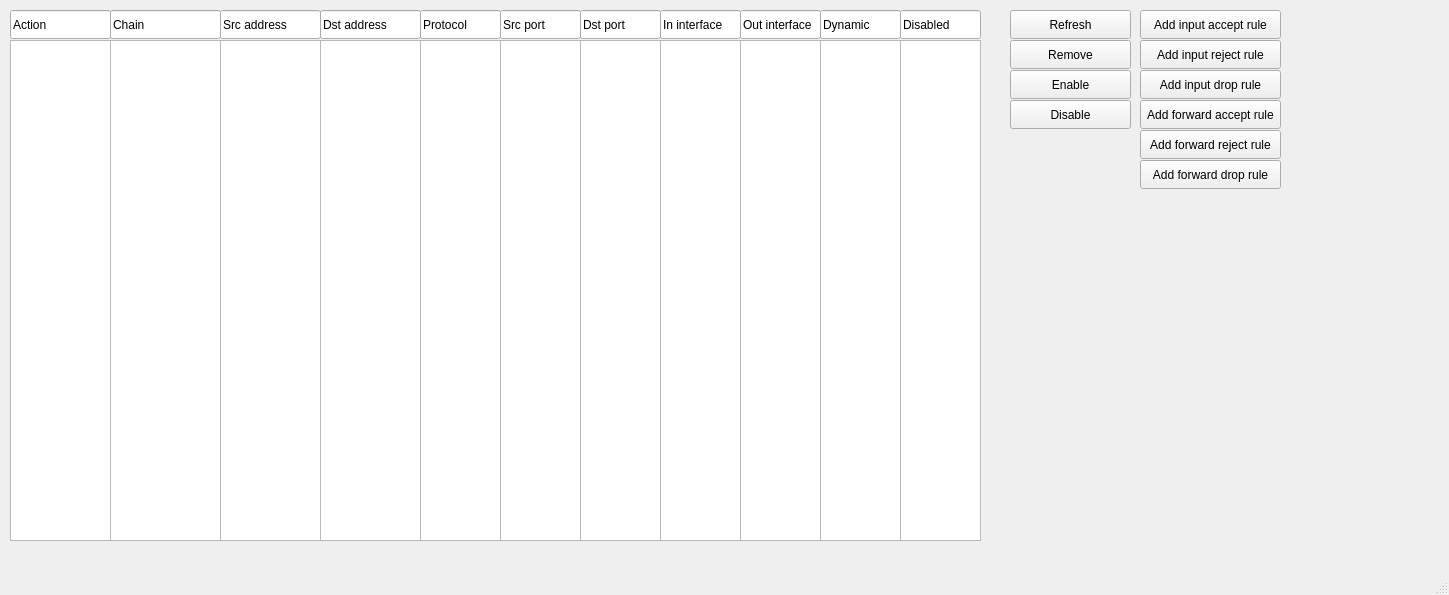
<?xml version="1.0" encoding="UTF-8"?>
<ui version="4.0">
 <class>MainWindow</class>
 <widget class="QMainWindow" name="MainWindow">
  <property name="geometry">
   <rect>
    <x>0</x>
    <y>0</y>
    <width>1449</width>
    <height>595</height>
   </rect>
  </property>
  <property name="windowTitle">
   <string>Filter rules</string>
  </property>
  <widget class="QWidget" name="centralwidget">
   <widget class="QLineEdit" name="version_7">
    <property name="geometry">
     <rect>
      <x>660</x>
      <y>10</y>
      <width>81</width>
      <height>29</height>
     </rect>
    </property>
    <property name="text">
     <string>In interface</string>
    </property>
   </widget>
   <widget class="QListWidget" name="srcaddrField">
    <property name="geometry">
     <rect>
      <x>220</x>
      <y>40</y>
      <width>101</width>
      <height>501</height>
     </rect>
    </property>
   </widget>
   <widget class="QPushButton" name="inputrejectButton">
    <property name="geometry">
     <rect>
      <x>1140</x>
      <y>40</y>
      <width>141</width>
      <height>29</height>
     </rect>
    </property>
    <property name="text">
     <string>Add input reject rule</string>
    </property>
   </widget>
   <widget class="QLineEdit" name="version_4">
    <property name="geometry">
     <rect>
      <x>420</x>
      <y>10</y>
      <width>81</width>
      <height>29</height>
     </rect>
    </property>
    <property name="text">
     <string>Protocol</string>
    </property>
   </widget>
   <widget class="QListWidget" name="outinterfaceField">
    <property name="geometry">
     <rect>
      <x>740</x>
      <y>40</y>
      <width>81</width>
      <height>501</height>
     </rect>
    </property>
   </widget>
   <widget class="QPushButton" name="removeButton">
    <property name="geometry">
     <rect>
      <x>1010</x>
      <y>40</y>
      <width>121</width>
      <height>29</height>
     </rect>
    </property>
    <property name="text">
     <string>Remove</string>
    </property>
   </widget>
   <widget class="QListWidget" name="dstaddrField">
    <property name="geometry">
     <rect>
      <x>320</x>
      <y>40</y>
      <width>101</width>
      <height>501</height>
     </rect>
    </property>
   </widget>
   <widget class="QLineEdit" name="version_9">
    <property name="geometry">
     <rect>
      <x>820</x>
      <y>10</y>
      <width>81</width>
      <height>29</height>
     </rect>
    </property>
    <property name="text">
     <string>Dynamic</string>
    </property>
   </widget>
   <widget class="QPushButton" name="inputdropButton">
    <property name="geometry">
     <rect>
      <x>1140</x>
      <y>70</y>
      <width>141</width>
      <height>29</height>
     </rect>
    </property>
    <property name="text">
     <string>Add input drop rule</string>
    </property>
   </widget>
   <widget class="QPushButton" name="fwrejectButton">
    <property name="geometry">
     <rect>
      <x>1140</x>
      <y>130</y>
      <width>141</width>
      <height>29</height>
     </rect>
    </property>
    <property name="text">
     <string>Add forward reject rule</string>
    </property>
   </widget>
   <widget class="QPushButton" name="disableButton">
    <property name="geometry">
     <rect>
      <x>1010</x>
      <y>100</y>
      <width>121</width>
      <height>29</height>
     </rect>
    </property>
    <property name="text">
     <string>Disable</string>
    </property>
   </widget>
   <widget class="QPushButton" name="enableButton">
    <property name="geometry">
     <rect>
      <x>1010</x>
      <y>70</y>
      <width>121</width>
      <height>29</height>
     </rect>
    </property>
    <property name="text">
     <string>Enable</string>
    </property>
   </widget>
   <widget class="QLineEdit" name="package_2">
    <property name="geometry">
     <rect>
      <x>10</x>
      <y>10</y>
      <width>101</width>
      <height>29</height>
     </rect>
    </property>
    <property name="text">
     <string>Action</string>
    </property>
   </widget>
   <widget class="QPushButton" name="fwacceptButton">
    <property name="geometry">
     <rect>
      <x>1140</x>
      <y>100</y>
      <width>141</width>
      <height>29</height>
     </rect>
    </property>
    <property name="text">
     <string>Add forward accept rule</string>
    </property>
   </widget>
   <widget class="QLineEdit" name="version">
    <property name="geometry">
     <rect>
      <x>110</x>
      <y>10</y>
      <width>111</width>
      <height>29</height>
     </rect>
    </property>
    <property name="text">
     <string>Chain</string>
    </property>
   </widget>
   <widget class="QLineEdit" name="version_2">
    <property name="geometry">
     <rect>
      <x>220</x>
      <y>10</y>
      <width>101</width>
      <height>29</height>
     </rect>
    </property>
    <property name="text">
     <string>Src address</string>
    </property>
   </widget>
   <widget class="QLineEdit" name="version_3">
    <property name="geometry">
     <rect>
      <x>320</x>
      <y>10</y>
      <width>101</width>
      <height>29</height>
     </rect>
    </property>
    <property name="text">
     <string>Dst address</string>
    </property>
   </widget>
   <widget class="QListWidget" name="ininterfaceField">
    <property name="geometry">
     <rect>
      <x>660</x>
      <y>40</y>
      <width>81</width>
      <height>501</height>
     </rect>
    </property>
   </widget>
   <widget class="QPushButton" name="inputacceptButton">
    <property name="geometry">
     <rect>
      <x>1140</x>
      <y>10</y>
      <width>141</width>
      <height>29</height>
     </rect>
    </property>
    <property name="text">
     <string>Add input accept rule</string>
    </property>
   </widget>
   <widget class="QLineEdit" name="version_6">
    <property name="geometry">
     <rect>
      <x>580</x>
      <y>10</y>
      <width>81</width>
      <height>29</height>
     </rect>
    </property>
    <property name="text">
     <string>Dst port</string>
    </property>
   </widget>
   <widget class="QListWidget" name="dynamicField">
    <property name="geometry">
     <rect>
      <x>820</x>
      <y>40</y>
      <width>81</width>
      <height>501</height>
     </rect>
    </property>
   </widget>
   <widget class="QListWidget" name="srcportField">
    <property name="geometry">
     <rect>
      <x>500</x>
      <y>40</y>
      <width>81</width>
      <height>501</height>
     </rect>
    </property>
   </widget>
   <widget class="QPushButton" name="refreshButton">
    <property name="geometry">
     <rect>
      <x>1010</x>
      <y>10</y>
      <width>121</width>
      <height>29</height>
     </rect>
    </property>
    <property name="text">
     <string>Refresh</string>
    </property>
   </widget>
   <widget class="QLineEdit" name="version_8">
    <property name="geometry">
     <rect>
      <x>740</x>
      <y>10</y>
      <width>81</width>
      <height>29</height>
     </rect>
    </property>
    <property name="text">
     <string>Out interface</string>
    </property>
   </widget>
   <widget class="QListWidget" name="protField">
    <property name="geometry">
     <rect>
      <x>420</x>
      <y>40</y>
      <width>81</width>
      <height>501</height>
     </rect>
    </property>
   </widget>
   <widget class="QListWidget" name="chainField">
    <property name="geometry">
     <rect>
      <x>110</x>
      <y>40</y>
      <width>111</width>
      <height>501</height>
     </rect>
    </property>
   </widget>
   <widget class="QListWidget" name="dstportField">
    <property name="geometry">
     <rect>
      <x>580</x>
      <y>40</y>
      <width>81</width>
      <height>501</height>
     </rect>
    </property>
   </widget>
   <widget class="QListWidget" name="actionField">
    <property name="geometry">
     <rect>
      <x>10</x>
      <y>40</y>
      <width>101</width>
      <height>501</height>
     </rect>
    </property>
   </widget>
   <widget class="QLineEdit" name="version_5">
    <property name="geometry">
     <rect>
      <x>500</x>
      <y>10</y>
      <width>81</width>
      <height>29</height>
     </rect>
    </property>
    <property name="text">
     <string>Src port</string>
    </property>
   </widget>
   <widget class="QPushButton" name="fwdropButton">
    <property name="geometry">
     <rect>
      <x>1140</x>
      <y>160</y>
      <width>141</width>
      <height>29</height>
     </rect>
    </property>
    <property name="text">
     <string>Add forward drop rule</string>
    </property>
   </widget>
   <widget class="QLineEdit" name="version_10">
    <property name="geometry">
     <rect>
      <x>900</x>
      <y>10</y>
      <width>81</width>
      <height>29</height>
     </rect>
    </property>
    <property name="text">
     <string>Disabled</string>
    </property>
   </widget>
   <widget class="QListWidget" name="disableField">
    <property name="geometry">
     <rect>
      <x>900</x>
      <y>40</y>
      <width>81</width>
      <height>501</height>
     </rect>
    </property>
   </widget>
  </widget>
  <widget class="QStatusBar" name="statusbar"/>
 </widget>
 <resources/>
 <connections/>
</ui>
